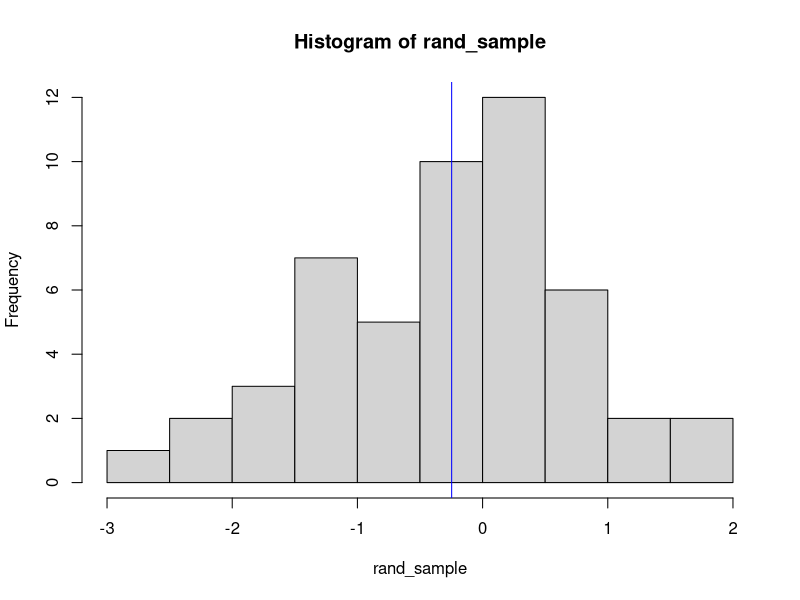
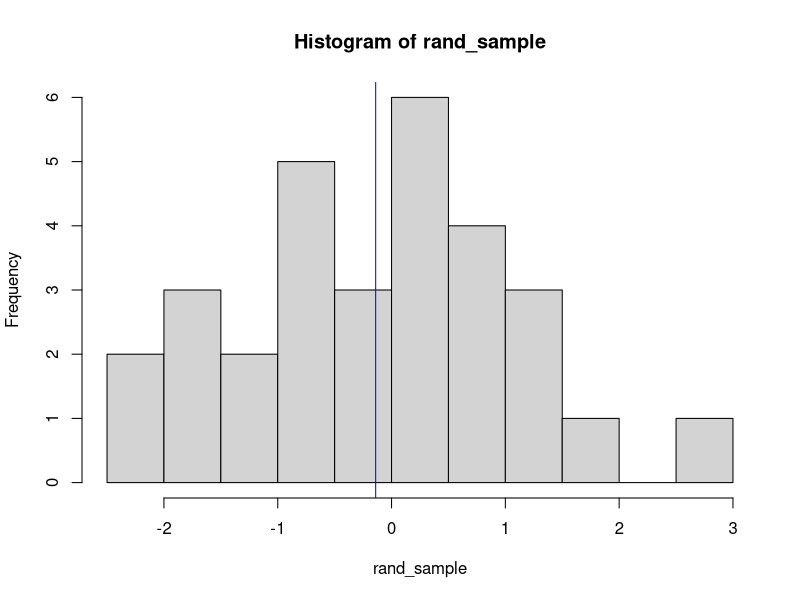
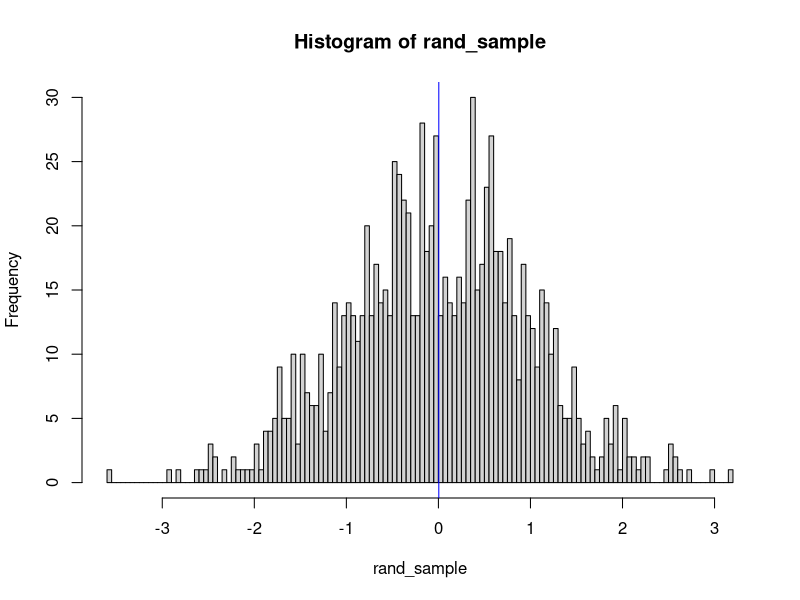
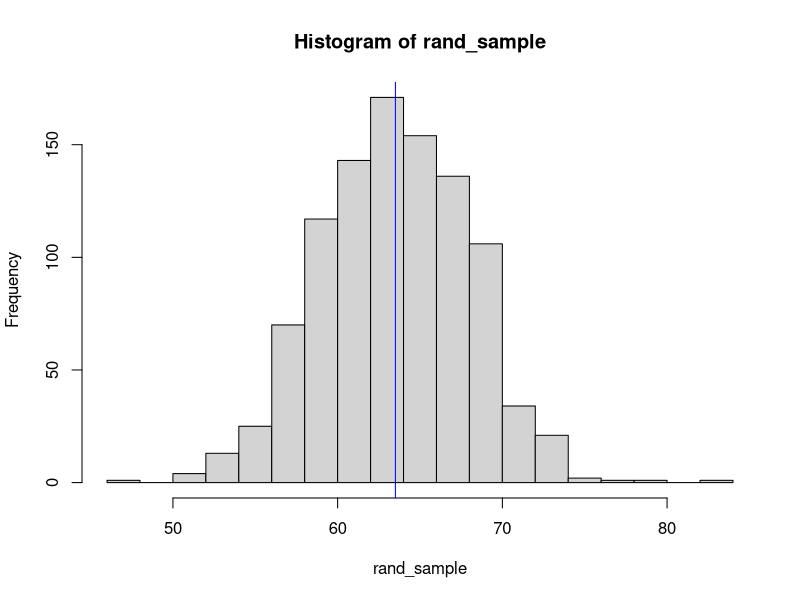
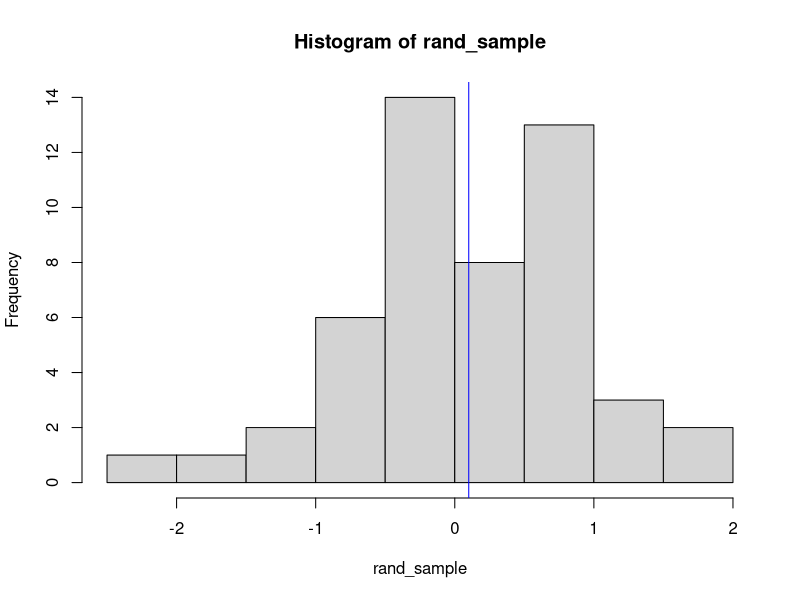

The R source for these figures, in order:
######################
## plot_random_function.R
##
## Quin Yuter
##
## Purpose:
##  A function that will generate a random
##    sample of normal values, plot a histogram
##    with an overlain mean on the plot
##    and returns summary statistics about the
##    generated data.
##
## Inputs:
##    numpts = the number of points to generate, defaults to 50
##    bins   = the number of breakpoints in the hist() function,
##             defaults to 10
##    mu     = mean of Normal distribution, defaults to 0
##    sigma  = standard deviation of Normal distribution, 
##             defaults to 1
##    seed   = seed for the random number generator, defaults
##             to NULL -- so random each time, but user
##             can override the value
##
## Outputs: 
##    A list is returned with the following elements:
##      Random_sample = the generated random sample
##      Mean_sample   = the mean of the random sample
##      SD_sample     = the standard deviation of the random sample
##


plotRandomNormals <- function(numpts = 50, bins = 10, 
                              mu = 0, sigma = 1, 
                              seed = NULL) {
  set.seed(seed)
  rand_sample <- rnorm(numpts, mean = mu, sd = sigma)
  hist(rand_sample, breaks = bins+1)
  abline(v = mean(rand_sample), col = "blue")
  list(Randome_sample = rand_sample, 
       Mean_sample = mean(rand_sample), 
       SD_sample = sd(rand_sample))
}

## Default values
plotRandomNormals()

## User specified number of points
plotRandomNormals(numpts = 30)

plotRandomNormals(numpts = 1000, bins = 200)

plotRandomNormals(numpts = 1000, bins = 20, mu = 63.5, sigma = 4.5)

plotRandomNormals(seed = 1)
